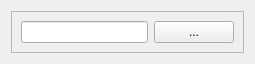
<?xml version="1.0" encoding="UTF-8"?>
<ui version="4.0">
 <class>SelectStationWidget</class>
 <widget class="QWidget" name="SelectStationWidget">
  <property name="geometry">
   <rect>
    <x>0</x>
    <y>0</y>
    <width>255</width>
    <height>46</height>
   </rect>
  </property>
  <property name="windowTitle">
   <string>Form</string>
  </property>
  <layout class="QVBoxLayout" name="verticalLayout">
   <item>
    <widget class="QFrame" name="frame">
     <property name="frameShape">
      <enum>QFrame::StyledPanel</enum>
     </property>
     <property name="frameShadow">
      <enum>QFrame::Raised</enum>
     </property>
     <layout class="QHBoxLayout" name="horizontalLayout">
      <item>
       <widget class="QLineEdit" name="nameLineEdit"/>
      </item>
      <item>
       <widget class="QPushButton" name="advancedButton">
        <property name="text">
         <string>...</string>
        </property>
       </widget>
      </item>
     </layout>
    </widget>
   </item>
  </layout>
 </widget>
 <resources/>
 <connections/>
</ui>
